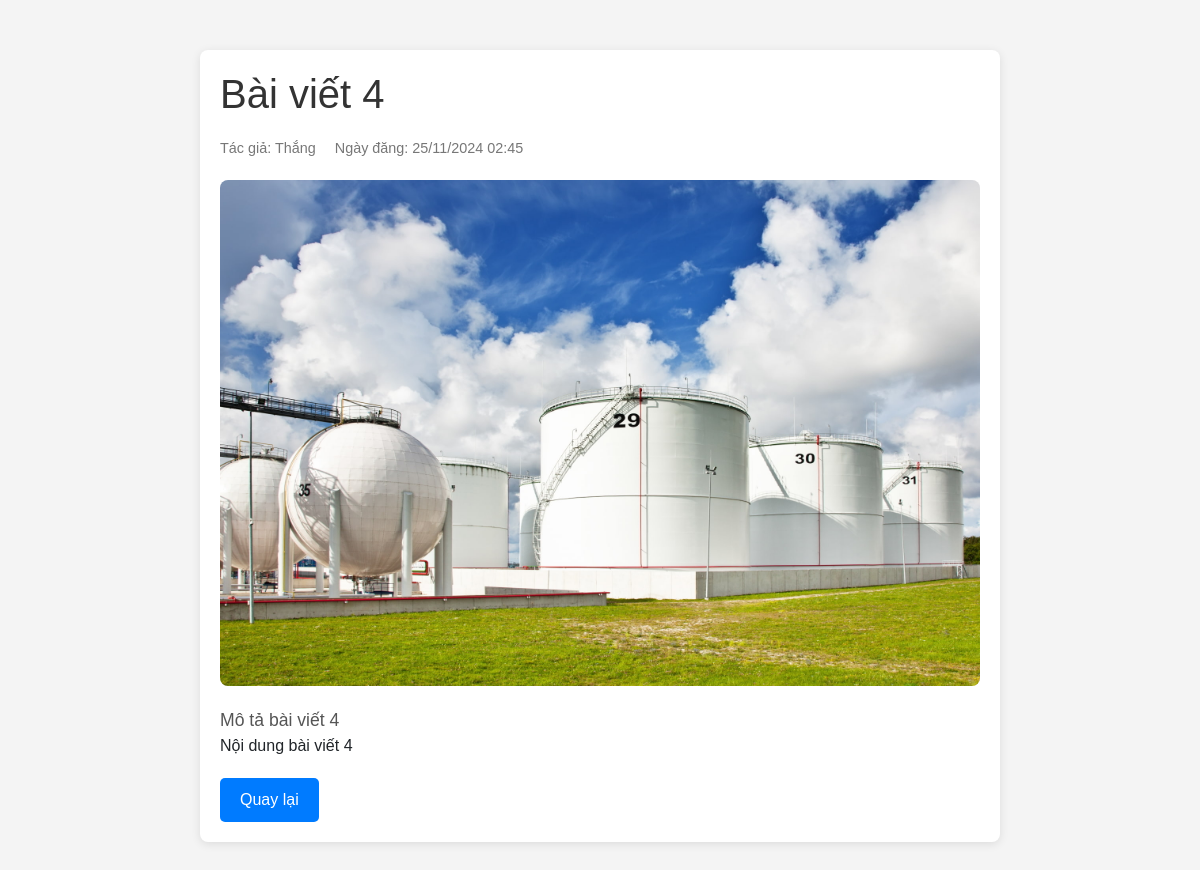
/post.php?id=10, run on the app's committed database.
### tables this page shows
CREATE TABLE `posts` (
  `id` int(11) NOT NULL,
  `title` varchar(255) NOT NULL,
  `content` text NOT NULL,
  `noidung` text NOT NULL,
  `image_url` varchar(255) DEFAULT NULL,
  `created_at` timestamp NOT NULL DEFAULT current_timestamp(),
  `author` varchar(255) NOT NULL
);

### post.php (the view, shortened to what this page needs)
<?php
$conn = new mysqli("localhost", "root", "", "quantriweb");
if (isset($_GET['id'])) {
    $id = intval($_GET['id']);
    $sql = "SELECT title, content, noidung, image_url, created_at, author FROM posts WHERE id = ?";
    $stmt = $conn->prepare($sql);
    $stmt->bind_param("i", $id);
    $stmt->execute();
    $result = $stmt->get_result();
    if ($result->num_rows > 0) {
        $row = $result->fetch_assoc();
    } else {
        die("Không tìm thấy bài viết.");
    }
} else {
    die("Không tìm thấy bài viết.");
}
?>
<!DOCTYPE html>
<html lang="en">
<head>
    <link href="https://stackpath.bootstrapcdn.com/bootstrap/4.6.0/css/bootstrap.min.css" rel="stylesheet">
</head>
<body>
    <div class="container">
        <h1><?php echo htmlspecialchars($row['title']); ?></h1>
        <div class="post-meta">
            <span>Tác giả: <?php echo htmlspecialchars($row['author']); ?></span>
            <span>Ngày đăng: <?php echo htmlspecialchars(date('d/m/Y H:i', strtotime($row['created_at']))); ?></span>
        </div>
        <?php if (!empty($row['image_url'])): ?>
            <img src="<?php echo htmlspecialchars($row['image_url']); ?>" alt="<?php echo htmlspecialchars($row['title']); ?>">
        <?php endif; ?>
        <div class="content">
            <?php echo nl2br(htmlspecialchars($row['content'])); ?>
        </div>
        <div class="noidung">
            <?php echo nl2br(htmlspecialchars($row['noidung'])); ?>
        </div>
        <a href="index.php" class="back-btn">Quay lại</a>
    </div>
</body>
</html>

### post.php (style rules this page uses)
body { font-family: Arial, sans-serif; background-color: #f4f4f4; margin: 0; padding: 0; }
.container { max-width: 800px; margin: 50px auto; background-color: #fff; padding: 20px; border-radius: 8px; box-shadow: 0 2px 10px rgba(0, 0, 0, 0.1); }
h1 { font-size: 2.5rem; color: #333; margin-bottom: 20px; }
.post-meta { font-size: 0.9rem; color: #777; margin-bottom: 20px; }
.post-meta span { margin-right: 15px; }
img { max-width: 100%; height: auto; border-radius: 8px; margin-bottom: 20px; }
.content { font-size: 1.1rem; color: #555; line-height: 1.6; }
.back-btn { display: inline-block; margin-top: 20px; background-color: #007bff; color: #fff; padding: 10px 20px; text-decoration: none; border-radius: 5px; }

### data on the page
posts: title "Bài viết 4", author "Thắng", created_at "25/11/2024 02:45", image_url (picture), content "Mô tả bài viết 4", noidung "Nội dung bài viết 4"
